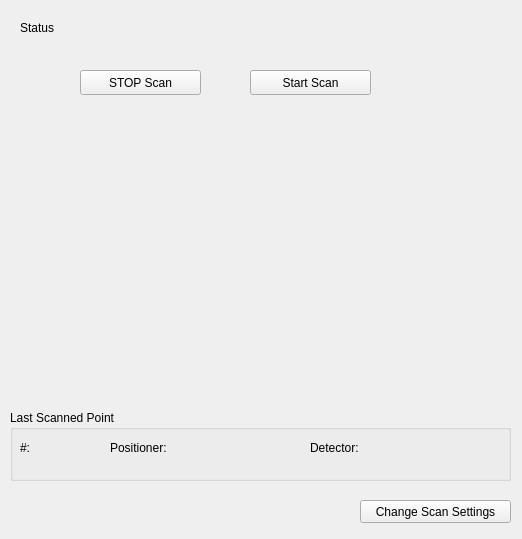
<?xml version="1.0" encoding="UTF-8"?>
<ui version="4.0">
 <class>Form</class>
 <widget class="QWidget" name="Form">
  <property name="geometry">
   <rect>
    <x>0</x>
    <y>0</y>
    <width>522</width>
    <height>539</height>
   </rect>
  </property>
  <property name="windowTitle">
   <string>Form</string>
  </property>
  <widget class="VCLStopPushButton" name="vclstoppushbutton">
   <property name="geometry">
    <rect>
     <x>80</x>
     <y>70</y>
     <width>121</width>
     <height>25</height>
    </rect>
   </property>
   <property name="text">
    <string>STOP Scan</string>
   </property>
   <property name="variable" stdset="0">
    <string>MCTCFG01:MONO01_OPT_SCAN.EXSC</string>
   </property>
   <property name="clickText">
    <string>0</string>
   </property>
  </widget>
  <widget class="VCLStartPushButton" name="vclstartpushbutton">
   <property name="geometry">
    <rect>
     <x>250</x>
     <y>70</y>
     <width>121</width>
     <height>25</height>
    </rect>
   </property>
   <property name="text">
    <string>Start Scan</string>
   </property>
   <property name="variable" stdset="0">
    <string>MCTCFG01:MONO01_OPT_SCAN_PARMS.GO</string>
   </property>
  </widget>
  <widget class="QELabel" name="qelabel">
   <property name="geometry">
    <rect>
     <x>70</x>
     <y>20</y>
     <width>311</width>
     <height>21</height>
    </rect>
   </property>
   <property name="variable" stdset="0">
    <string>MCTCFG01:MONO01_OPT_SCAN.SMSG</string>
   </property>
  </widget>
  <widget class="QLabel" name="label">
   <property name="geometry">
    <rect>
     <x>20</x>
     <y>20</y>
     <width>51</width>
     <height>16</height>
    </rect>
   </property>
   <property name="text">
    <string>Status</string>
   </property>
  </widget>
  <widget class="QEPushButton" name="qepushbutton">
   <property name="geometry">
    <rect>
     <x>360</x>
     <y>500</y>
     <width>151</width>
     <height>23</height>
    </rect>
   </property>
   <property name="text">
    <string>Change Scan Settings</string>
   </property>
   <property name="variable" stdset="0">
    <string/>
   </property>
   <property name="guiFile" stdset="0">
    <string>MCT_opt_scan_parm.ui</string>
   </property>
   <property name="creationOption" stdset="0">
    <enum>QEPushButton::NewWindow</enum>
   </property>
  </widget>
  <widget class="QEBitStatus" name="qebitstatus">
   <property name="geometry">
    <rect>
     <x>390</x>
     <y>20</y>
     <width>21</width>
     <height>20</height>
    </rect>
   </property>
   <property name="numberOfBits">
    <number>1</number>
   </property>
   <property name="offColour">
    <color>
     <red>0</red>
     <green>85</green>
     <blue>0</blue>
    </color>
   </property>
   <property name="variable" stdset="0">
    <string>MCTCFG01:MONO01_OPT_SCAN.BUSY</string>
   </property>
  </widget>
  <widget class="QEForm" name="qeform">
   <property name="geometry">
    <rect>
     <x>10</x>
     <y>120</y>
     <width>511</width>
     <height>301</height>
    </rect>
   </property>
   <property name="uiFile" stdset="0">
    <string>MCT_opt_scan_plot.ui</string>
   </property>
   <property name="variableSubstitutions" stdset="0">
    <string>P=MCTCFG01:,S=MONO01_OPT_SCAN,N=01</string>
   </property>
  </widget>
  <widget class="QGroupBox" name="groupBox">
   <property name="geometry">
    <rect>
     <x>10</x>
     <y>410</y>
     <width>501</width>
     <height>71</height>
    </rect>
   </property>
   <property name="title">
    <string>Last Scanned Point</string>
   </property>
   <widget class="QELabel" name="qelabel_2">
    <property name="geometry">
     <rect>
      <x>170</x>
      <y>30</y>
      <width>91</width>
      <height>21</height>
     </rect>
    </property>
    <property name="variable" stdset="0">
     <string>MCTCFG01:MONO01_OPT_SCAN.R1CV </string>
    </property>
    <property name="precision">
     <number>3</number>
    </property>
    <property name="useDbPrecision">
     <bool>false</bool>
    </property>
   </widget>
   <widget class="QLabel" name="label_2">
    <property name="geometry">
     <rect>
      <x>100</x>
      <y>30</y>
      <width>71</width>
      <height>16</height>
     </rect>
    </property>
    <property name="text">
     <string>Positioner:</string>
    </property>
   </widget>
   <widget class="QELabel" name="qelabel_3">
    <property name="geometry">
     <rect>
      <x>370</x>
      <y>30</y>
      <width>91</width>
      <height>21</height>
     </rect>
    </property>
    <property name="variable" stdset="0">
     <string>MCTCFG01:MONO01_OPT_SCAN.D01CV</string>
    </property>
    <property name="notation" stdset="0">
     <enum>QELabel::Scientific</enum>
    </property>
   </widget>
   <widget class="QLabel" name="label_3">
    <property name="geometry">
     <rect>
      <x>300</x>
      <y>30</y>
      <width>61</width>
      <height>16</height>
     </rect>
    </property>
    <property name="text">
     <string>Detector:</string>
    </property>
   </widget>
   <widget class="QLabel" name="label_4">
    <property name="geometry">
     <rect>
      <x>10</x>
      <y>30</y>
      <width>21</width>
      <height>16</height>
     </rect>
    </property>
    <property name="text">
     <string>#:</string>
    </property>
   </widget>
   <widget class="QELabel" name="qelabel_4">
    <property name="geometry">
     <rect>
      <x>30</x>
      <y>30</y>
      <width>31</width>
      <height>21</height>
     </rect>
    </property>
    <property name="variable" stdset="0">
     <string>MCTCFG01:MONO01_OPT_SCAN.CPT</string>
    </property>
   </widget>
  </widget>
  <zorder>vclstoppushbutton</zorder>
  <zorder>vclstartpushbutton</zorder>
  <zorder>qelabel</zorder>
  <zorder>label</zorder>
  <zorder>qebitstatus</zorder>
  <zorder>qepushbutton</zorder>
  <zorder>qeform</zorder>
  <zorder>groupBox</zorder>
 </widget>
 <customwidgets>
  <customwidget>
   <class>QEBitStatus</class>
   <extends>QBitStatus</extends>
   <header>QEBitStatus.h</header>
  </customwidget>
  <customwidget>
   <class>QEForm</class>
   <extends>QWidget</extends>
   <header>QEForm.h</header>
  </customwidget>
  <customwidget>
   <class>QELabel</class>
   <extends>QLabel</extends>
   <header>QELabel.h</header>
  </customwidget>
  <customwidget>
   <class>QEPushButton</class>
   <extends>QPushButton</extends>
   <header>QEPushButton.h</header>
  </customwidget>
  <customwidget>
   <class>QBitStatus</class>
   <extends>QWidget</extends>
   <header>QBitStatus.h</header>
  </customwidget>
  <customwidget>
   <class>VCLStartPushButton</class>
   <extends>QEPushButton</extends>
   <header>VCLStartPushButton.h</header>
  </customwidget>
  <customwidget>
   <class>VCLStopPushButton</class>
   <extends>QEPushButton</extends>
   <header>VCLStopPushButton.h</header>
  </customwidget>
 </customwidgets>
 <resources/>
 <connections/>
</ui>
